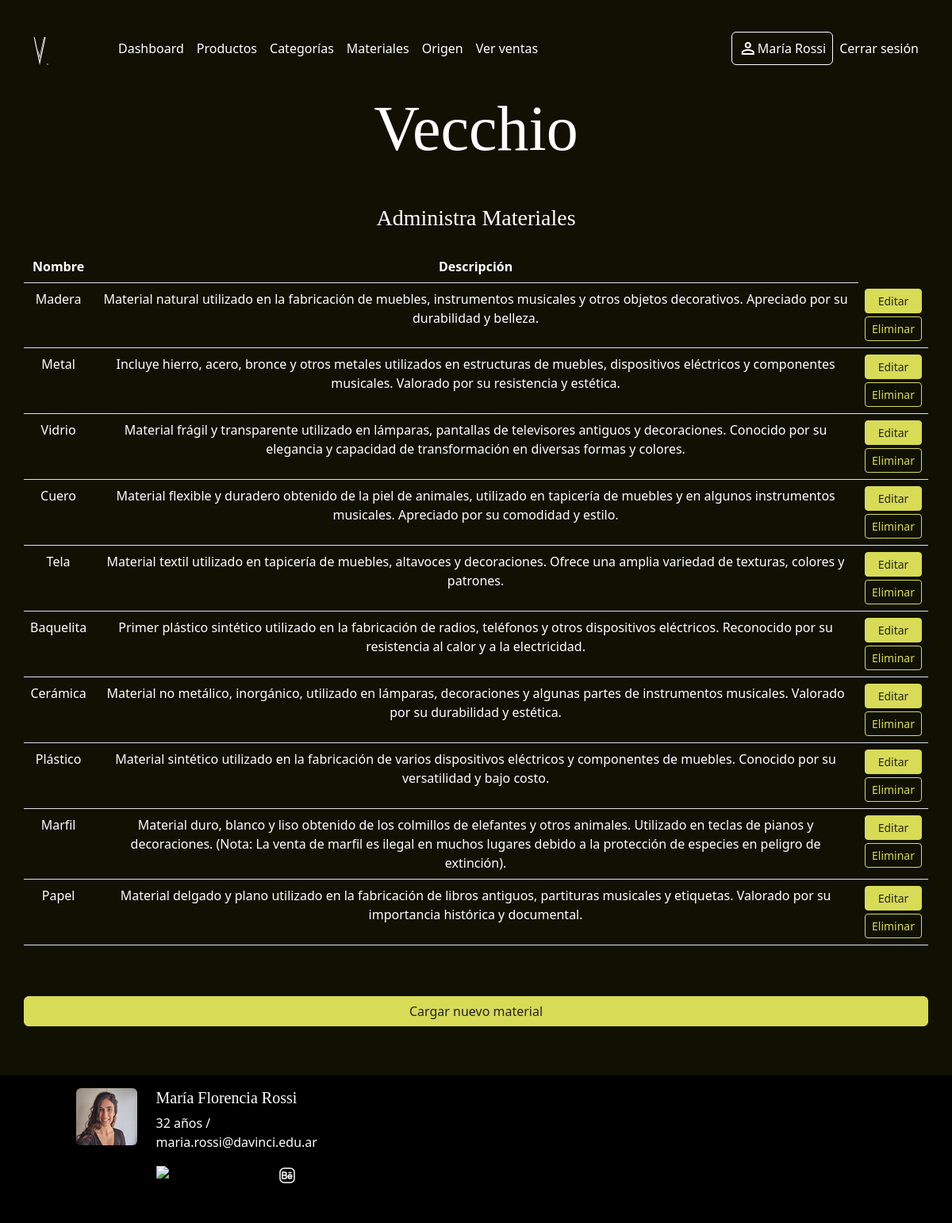
Page /admin/index.php?sec=admin_material (signed in) on the committed database.
### tables this page shows
CREATE TABLE `materiales` (
  `id` int(10) UNSIGNED NOT NULL,
  `nombre` varchar(256) NOT NULL,
  `descripcion` varchar(256) NOT NULL
);

### classes/Material.php (called while the page is built, shortened)
<?PHP
class Material
{
    private $id;
    private $nombre;
    private $descripcion;
    public static function lista_completa(): array
    {
        $conexion = (new Conexion())->getConexion();
        $query = "SELECT * FROM materiales";
        $PDOStatement = $conexion->prepare($query);
        $PDOStatement->setFetchMode(PDO::FETCH_CLASS, self::class);
        $PDOStatement->execute();
        $listado = $PDOStatement->fetchAll();
        return $listado;
    }
    public function getId()
    {
        return $this->id;
    }
    public function getNombre()
    {
        return $this->nombre;
    }
    public function getDescripcion()
    {
        return $this->descripcion;
    }
}

### admin/views/admin_material.php (the view, shortened to what this page needs)
<?PHP
$materiales = Material::lista_completa();
?>
<h2 class="mt-3 mt-md-5 fs-3">Administra Materiales</h2>
<div class="row mb-5 d-flex align-items-center">
    <table class="table mt-3">
        <thead>
            <tr>
                <th scope="col">Nombre</th>
                <th scope="col">Descripción</th>
            </tr>
        </thead>
        <tbody>
            <?PHP foreach ($materiales as $material) { ?>
                <tr>
                    <td><?= $material->getNombre() ?></td>
                    <td><?= $material->getDescripcion() ?></td>
                    <td>
                        <a href="index.php?sec=edit_material&id=<?= $material->getId() ?>" role="button" class="d-block btn btn-sm btn-primary btn-acento mb-1">Editar</a>
                        <a href="index.php?sec=delete_material&id=<?= $material->getId() ?>" role="button" class="d-block btn btn-sm btn-outline-primary">Eliminar</a>
                    </td>
                </tr>
            <?PHP } ?>
        </tbody>
    </table>
    <a href="index.php?sec=add_material" class="btn btn-primary btn-acento mt-5"> Cargar nuevo material</a>
</div>

### estilos/estilo.css (style rules this page uses)
body { background-color: #232323; color: white; }
.body-panel { background-color: rgb(16, 17, 2); }
h1, h2, h3 { font-family: "deconico"; }
a { text-decoration: none; color: white; }
.btn-acento { background-color: #D8DB55; border-color: #D8DB55; color: #232323; }
.btn-outline-primary { --bs-btn-color: #D8DB55; --bs-btn-border-color: #D8DB55; --bs-btn-hover-color: #232323; --bs-btn-hover-bg: #D8DB55; --bs-btn-hover-border-color: #D8DB55; --bs-btn-focus-shadow-rgb: 13, 110, 253; --bs-btn-active-color: #fff; --bs-btn-active-bg: #D8DB55; --bs-btn-active-border-color: #D8DB55; --bs-btn-active-shadow: inset 0 3px 5px rgba(0, 0, 0, 0.125); --bs-btn-disabled-color: #D8DB55; --bs-btn-disabled-bg: transparent; --bs-btn-disabled-border-color: #D8DB55; --bs-gradient: none; }
@media screen and (min-width:1000px) { body { position: relative; padding-bottom: 200px; min-height: 100vh; } }
.table { --bs-table-bg: rgb(16, 17, 2); --bs-table-color: #fff; }

### rows in the picture
materiales: nombre "Madera", descripcion "Material natural utilizado en la fabricación de muebles, instrumentos musicales y otros objetos decorativos. Apreciado por su durabilidad y belleza."
materiales: nombre "Metal", descripcion "Incluye hierro, acero, bronce y otros metales utilizados en estructuras de muebles, dispositivos eléctricos y componentes musicales. Valorado por su resistencia y estética."
materiales: nombre "Vidrio", descripcion "Material frágil y transparente utilizado en lámparas, pantallas de televisores antiguos y decoraciones. Conocido por su elegancia y capacidad de transformación en diversas formas y colores."
materiales: nombre "Cuero", descripcion "Material flexible y duradero obtenido de la piel de animales, utilizado en tapicería de muebles y en algunos instrumentos musicales. Apreciado por su comodidad y estilo."
materiales: nombre "Tela", descripcion "Material textil utilizado en tapicería de muebles, altavoces y decoraciones. Ofrece una amplia variedad de texturas, colores y patrones."
materiales: nombre "Baquelita", descripcion "Primer plástico sintético utilizado en la fabricación de radios, teléfonos y otros dispositivos eléctricos. Reconocido por su resistencia al calor y a la electricidad."
materiales: nombre "Cerámica", descripcion "Material no metálico, inorgánico, utilizado en lámparas, decoraciones y algunas partes de instrumentos musicales. Valorado por su durabilidad y estética."
materiales: nombre "Plástico", descripcion "Material sintético utilizado en la fabricación de varios dispositivos eléctricos y componentes de muebles. Conocido por su versatilidad y bajo costo."
materiales: nombre "Marfil", descripcion "Material duro, blanco y liso obtenido de los colmillos de elefantes y otros animales. Utilizado en teclas de pianos y decoraciones. (Nota: La venta de marfil es ilegal en muchos lugares debido a la protección de especies en peligro de extinción)."
materiales: nombre "Papel", descripcion "Material delgado y plano utilizado en la fabricación de libros antiguos, partituras musicales y etiquetas. Valorado por su importancia histórica y documental."

### other values in the picture
$userData['nombre_completo'] "María Rossi"
